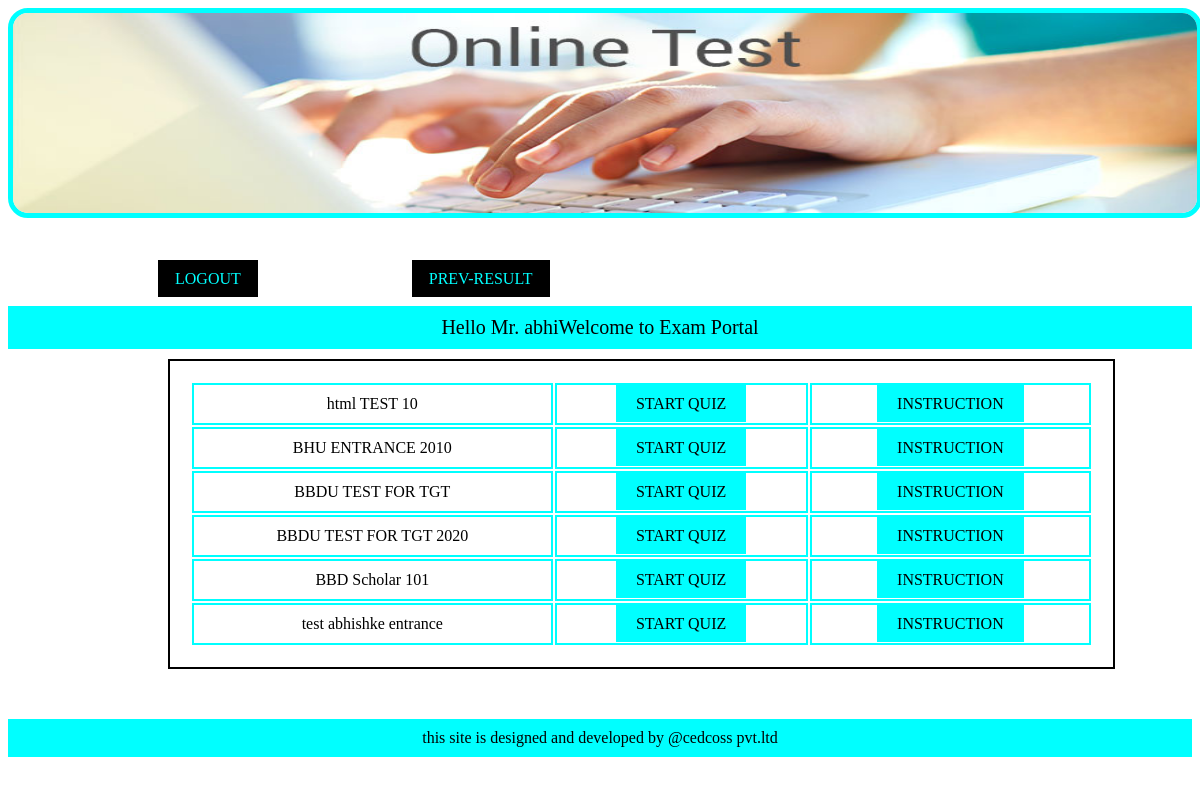
The page /front-end/exam-option.php (signed in) on the database its author committed.
### tables this page shows
CREATE TABLE `exam` (
  `exam_id` int(155) NOT NULL,
  `title` varchar(255) NOT NULL,
  `total_question` int(155) NOT NULL,
  `right_marks` int(155) NOT NULL,
  `wrong_marks` int(155) NOT NULL
);

### front-end/exam-option.php (the view, shortened to what this page needs)
<?php
include 'config.php';
include 'header.php';?>
<br><br>
<a href="logout.php" class="ans-btn-css ">LOGOUT</a> <a href="prev-result.php" class="ans-btn-css ">PREV-RESULT</a><br><br>
<div class='sess-info'>Hello Mr. <?php echo $_SESSION['admin'];?>Welcome to Exam Portal</div>
<table id="quiz-table">
<?php $sql = "SELECT * FROM exam";
$result = $conn->query($sql);
if ($result->num_rows > 0) {
    while ($row = $result->fetch_assoc()) { ?>
	<tr>
		<td class = "quiz-td"><a href="#"></a><?php echo $row['title']?></td>
		<td class = "quiz-td"><a href="quiz-start.php?id=<?php echo $row['exam_id']?>" class ="quiz-link">START QUIZ</a></td>
		<td class = "quiz-td"><a href="quiz-instruction.php?id=<?php echo $row['exam_id']?>&que=<?php echo $row['total_question']?>&right=<?php echo $row['right_marks']?>&wrong=<?php echo $row['wrong_marks']?>" class ="quiz-link">INSTRUCTION</a></td>
	</tr>
<?php
	}
}
?>
</table>
<?php include 'footer.php';?>

### front-end/css/style.css (style rules this page uses)
#quiz-table { width: 80%; border: 2px solid black; padding: 20px; margin-left: 160px; margin-right: 160px; }
.quiz-td { padding : 10px 5px; border: 2px solid cyan; text-align: center; }
.quiz-link { padding:10px 20px; background-color: cyan; color: black; text-decoration: none; }
.sess-info { padding:10px; margin-bottom: 10px; font-size: 20px; background-color:cyan; text-align: center; }
.ans-btn-css { background-color: black; color: cyan; padding: 10px 17px; border:none; text-decoration: none; margin-left: 150px; }

### rows shown on the page
exam: title "html TEST 10"
exam: title "BHU ENTRANCE 2010"
exam: title "BBDU TEST FOR TGT"
exam: title "BBDU TEST FOR TGT 2020"
exam: title "BBD Scholar 101"
exam: title "test abhishke entrance"

### other values the page prints
$_SESSION['admin'] "abhi"
